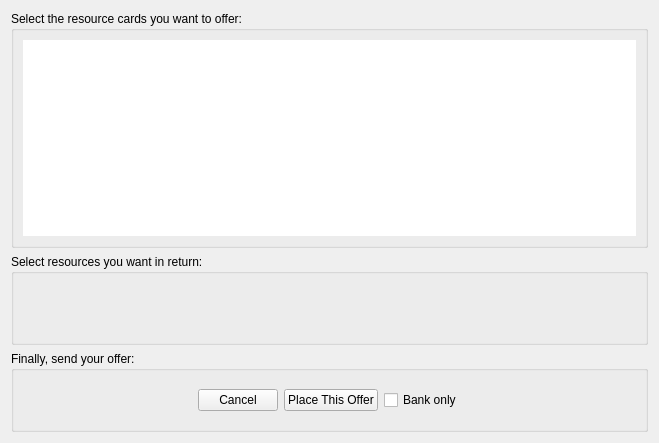
<?xml version="1.0" encoding="UTF-8"?>
<ui version="4.0">
 <class>CreateTradeOfferForm</class>
 <widget class="QDialog" name="CreateTradeOfferForm">
  <property name="geometry">
   <rect>
    <x>0</x>
    <y>0</y>
    <width>659</width>
    <height>443</height>
   </rect>
  </property>
  <property name="sizePolicy">
   <sizepolicy hsizetype="Fixed" vsizetype="Fixed">
    <horstretch>0</horstretch>
    <verstretch>0</verstretch>
   </sizepolicy>
  </property>
  <property name="windowTitle">
   <string>Trade</string>
  </property>
  <layout class="QVBoxLayout" name="verticalLayout">
   <item>
    <widget class="QGroupBox" name="groupBox">
     <property name="sizePolicy">
      <sizepolicy hsizetype="Preferred" vsizetype="Expanding">
       <horstretch>0</horstretch>
       <verstretch>0</verstretch>
      </sizepolicy>
     </property>
     <property name="title">
      <string>Select the resource cards you want to offer:</string>
     </property>
     <layout class="QVBoxLayout" name="verticalLayout_2">
      <item>
       <widget class="QGraphicsView" name="graphicsViewCardSelection">
        <property name="autoFillBackground">
         <bool>false</bool>
        </property>
        <property name="frameShape">
         <enum>QFrame::NoFrame</enum>
        </property>
        <property name="frameShadow">
         <enum>QFrame::Plain</enum>
        </property>
        <property name="lineWidth">
         <number>1</number>
        </property>
        <property name="verticalScrollBarPolicy">
         <enum>Qt::ScrollBarAlwaysOff</enum>
        </property>
        <property name="horizontalScrollBarPolicy">
         <enum>Qt::ScrollBarAlwaysOff</enum>
        </property>
       </widget>
      </item>
     </layout>
    </widget>
   </item>
   <item>
    <widget class="QGroupBox" name="grouBoxTrade">
     <property name="title">
      <string>Select resources you want in return:</string>
     </property>
     <layout class="QVBoxLayout" name="verticalLayout_4">
      <item>
       <widget class="ResourceInfoWidget" name="widgetWantedResources" native="true">
        <property name="minimumSize">
         <size>
          <width>0</width>
          <height>50</height>
         </size>
        </property>
       </widget>
      </item>
     </layout>
    </widget>
   </item>
   <item>
    <widget class="QGroupBox" name="groupBox_2">
     <property name="title">
      <string>Finally, send your offer:</string>
     </property>
     <layout class="QVBoxLayout" name="verticalLayout_3">
      <item>
       <widget class="QWidget" name="widget_2" native="true">
        <layout class="QHBoxLayout" name="horizontalLayout">
         <item>
          <spacer name="horizontalSpacer_2">
           <property name="orientation">
            <enum>Qt::Horizontal</enum>
           </property>
           <property name="sizeHint" stdset="0">
            <size>
             <width>40</width>
             <height>20</height>
            </size>
           </property>
          </spacer>
         </item>
         <item>
          <widget class="QPushButton" name="buttonCancelOffer">
           <property name="text">
            <string>Cancel</string>
           </property>
           <property name="autoDefault">
            <bool>false</bool>
           </property>
          </widget>
         </item>
         <item>
          <widget class="QPushButton" name="buttonPlaceOffer">
           <property name="enabled">
            <bool>true</bool>
           </property>
           <property name="text">
            <string>Place This Offer</string>
           </property>
           <property name="autoDefault">
            <bool>false</bool>
           </property>
          </widget>
         </item>
         <item>
          <widget class="QCheckBox" name="checkBoxBankOnly">
           <property name="enabled">
            <bool>true</bool>
           </property>
           <property name="text">
            <string>Bank only</string>
           </property>
          </widget>
         </item>
         <item>
          <spacer name="horizontalSpacer_3">
           <property name="orientation">
            <enum>Qt::Horizontal</enum>
           </property>
           <property name="sizeHint" stdset="0">
            <size>
             <width>40</width>
             <height>20</height>
            </size>
           </property>
          </spacer>
         </item>
        </layout>
       </widget>
      </item>
     </layout>
    </widget>
   </item>
  </layout>
 </widget>
 <customwidgets>
  <customwidget>
   <class>ResourceInfoWidget</class>
   <extends>QWidget</extends>
   <header>ResourceInfoWidget.h</header>
   <container>1</container>
  </customwidget>
 </customwidgets>
 <resources>
  <include location="../resources/Resources.qrc"/>
 </resources>
 <connections>
  <connection>
   <sender>buttonCancelOffer</sender>
   <signal>clicked()</signal>
   <receiver>CreateTradeOfferForm</receiver>
   <slot>close()</slot>
   <hints>
    <hint type="sourcelabel">
     <x>268</x>
     <y>364</y>
    </hint>
    <hint type="destinationlabel">
     <x>329</x>
     <y>303</y>
    </hint>
   </hints>
  </connection>
 </connections>
</ui>
